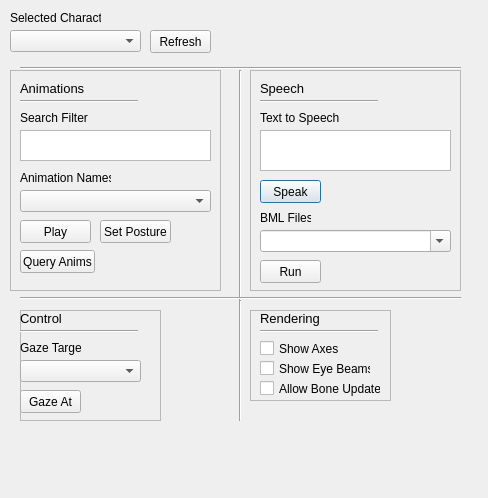
<?xml version="1.0" encoding="UTF-8"?>
<ui version="4.0">
 <class>UtilsDialog</class>
 <widget class="QDialog" name="UtilsDialog">
  <property name="geometry">
   <rect>
    <x>0</x>
    <y>0</y>
    <width>488</width>
    <height>498</height>
   </rect>
  </property>
  <property name="windowTitle">
   <string>Utils</string>
  </property>
  <widget class="QFrame" name="frame">
   <property name="geometry">
    <rect>
     <x>250</x>
     <y>70</y>
     <width>211</width>
     <height>221</height>
    </rect>
   </property>
   <property name="frameShape">
    <enum>QFrame::StyledPanel</enum>
   </property>
   <property name="frameShadow">
    <enum>QFrame::Raised</enum>
   </property>
   <widget class="QComboBox" name="bmlFilesBox">
    <property name="geometry">
     <rect>
      <x>10</x>
      <y>160</y>
      <width>191</width>
      <height>22</height>
     </rect>
    </property>
    <property name="editable">
     <bool>true</bool>
    </property>
   </widget>
   <widget class="QLabel" name="ttsLabel">
    <property name="geometry">
     <rect>
      <x>10</x>
      <y>40</y>
      <width>91</width>
      <height>16</height>
     </rect>
    </property>
    <property name="text">
     <string>Text to Speech</string>
    </property>
   </widget>
   <widget class="QLabel" name="bmlFilesLabel">
    <property name="geometry">
     <rect>
      <x>10</x>
      <y>140</y>
      <width>51</width>
      <height>16</height>
     </rect>
    </property>
    <property name="text">
     <string>BML Files</string>
    </property>
   </widget>
   <widget class="QPlainTextEdit" name="ttsBox">
    <property name="geometry">
     <rect>
      <x>10</x>
      <y>60</y>
      <width>191</width>
      <height>41</height>
     </rect>
    </property>
   </widget>
   <widget class="QPushButton" name="SpeakButton">
    <property name="geometry">
     <rect>
      <x>10</x>
      <y>110</y>
      <width>61</width>
      <height>23</height>
     </rect>
    </property>
    <property name="text">
     <string>Speak</string>
    </property>
   </widget>
   <widget class="Line" name="line_2">
    <property name="geometry">
     <rect>
      <x>10</x>
      <y>30</y>
      <width>118</width>
      <height>3</height>
     </rect>
    </property>
    <property name="lineWidth">
     <number>1</number>
    </property>
    <property name="orientation">
     <enum>Qt::Horizontal</enum>
    </property>
   </widget>
   <widget class="QLabel" name="speechLabel">
    <property name="geometry">
     <rect>
      <x>10</x>
      <y>10</y>
      <width>71</width>
      <height>16</height>
     </rect>
    </property>
    <property name="font">
     <font>
      <pointsize>10</pointsize>
     </font>
    </property>
    <property name="text">
     <string>Speech</string>
    </property>
   </widget>
   <widget class="QPushButton" name="runBmlButton">
    <property name="geometry">
     <rect>
      <x>10</x>
      <y>190</y>
      <width>61</width>
      <height>23</height>
     </rect>
    </property>
    <property name="text">
     <string>Run</string>
    </property>
   </widget>
  </widget>
  <widget class="QFrame" name="frame_2">
   <property name="geometry">
    <rect>
     <x>10</x>
     <y>70</y>
     <width>211</width>
     <height>221</height>
    </rect>
   </property>
   <property name="frameShape">
    <enum>QFrame::StyledPanel</enum>
   </property>
   <property name="frameShadow">
    <enum>QFrame::Raised</enum>
   </property>
   <widget class="QLabel" name="animationNamesLabel">
    <property name="geometry">
     <rect>
      <x>10</x>
      <y>100</y>
      <width>91</width>
      <height>16</height>
     </rect>
    </property>
    <property name="text">
     <string>Animation Names</string>
    </property>
   </widget>
   <widget class="Line" name="line">
    <property name="geometry">
     <rect>
      <x>10</x>
      <y>30</y>
      <width>118</width>
      <height>3</height>
     </rect>
    </property>
    <property name="lineWidth">
     <number>1</number>
    </property>
    <property name="orientation">
     <enum>Qt::Horizontal</enum>
    </property>
   </widget>
   <widget class="QPushButton" name="QueryAnimButton">
    <property name="geometry">
     <rect>
      <x>10</x>
      <y>180</y>
      <width>75</width>
      <height>23</height>
     </rect>
    </property>
    <property name="text">
     <string>Query Anims</string>
    </property>
   </widget>
   <widget class="QComboBox" name="animationNamesBox">
    <property name="geometry">
     <rect>
      <x>10</x>
      <y>120</y>
      <width>191</width>
      <height>22</height>
     </rect>
    </property>
   </widget>
   <widget class="QLabel" name="animationsLabel">
    <property name="geometry">
     <rect>
      <x>10</x>
      <y>10</y>
      <width>71</width>
      <height>16</height>
     </rect>
    </property>
    <property name="font">
     <font>
      <pointsize>10</pointsize>
     </font>
    </property>
    <property name="text">
     <string>Animations</string>
    </property>
   </widget>
   <widget class="QPlainTextEdit" name="animFilterBox">
    <property name="geometry">
     <rect>
      <x>10</x>
      <y>60</y>
      <width>191</width>
      <height>31</height>
     </rect>
    </property>
   </widget>
   <widget class="QLabel" name="filterLabel">
    <property name="geometry">
     <rect>
      <x>10</x>
      <y>40</y>
      <width>71</width>
      <height>16</height>
     </rect>
    </property>
    <property name="text">
     <string>Search Filter</string>
    </property>
   </widget>
   <widget class="QPushButton" name="PlayAnimButton">
    <property name="geometry">
     <rect>
      <x>10</x>
      <y>150</y>
      <width>71</width>
      <height>23</height>
     </rect>
    </property>
    <property name="text">
     <string>Play</string>
    </property>
   </widget>
   <widget class="QPushButton" name="SetPostureButton">
    <property name="geometry">
     <rect>
      <x>90</x>
      <y>150</y>
      <width>71</width>
      <height>23</height>
     </rect>
    </property>
    <property name="text">
     <string>Set Posture</string>
    </property>
   </widget>
  </widget>
  <widget class="QFrame" name="frame_3">
   <property name="geometry">
    <rect>
     <x>250</x>
     <y>310</y>
     <width>141</width>
     <height>91</height>
    </rect>
   </property>
   <property name="frameShape">
    <enum>QFrame::StyledPanel</enum>
   </property>
   <property name="frameShadow">
    <enum>QFrame::Raised</enum>
   </property>
   <widget class="QLabel" name="renderingLabel">
    <property name="geometry">
     <rect>
      <x>10</x>
      <y>0</y>
      <width>71</width>
      <height>16</height>
     </rect>
    </property>
    <property name="font">
     <font>
      <pointsize>10</pointsize>
     </font>
    </property>
    <property name="text">
     <string>Rendering</string>
    </property>
   </widget>
   <widget class="QCheckBox" name="showAxesBox">
    <property name="geometry">
     <rect>
      <x>10</x>
      <y>30</y>
      <width>81</width>
      <height>17</height>
     </rect>
    </property>
    <property name="text">
     <string>Show Axes</string>
    </property>
   </widget>
   <widget class="Line" name="line_3">
    <property name="geometry">
     <rect>
      <x>10</x>
      <y>20</y>
      <width>118</width>
      <height>3</height>
     </rect>
    </property>
    <property name="lineWidth">
     <number>1</number>
    </property>
    <property name="orientation">
     <enum>Qt::Horizontal</enum>
    </property>
   </widget>
   <widget class="QCheckBox" name="showEyeBeamsBox">
    <property name="geometry">
     <rect>
      <x>10</x>
      <y>50</y>
      <width>111</width>
      <height>17</height>
     </rect>
    </property>
    <property name="text">
     <string>Show Eye Beams</string>
    </property>
   </widget>
   <widget class="QCheckBox" name="allowBoneUpdatesBox">
    <property name="geometry">
     <rect>
      <x>10</x>
      <y>70</y>
      <width>121</width>
      <height>17</height>
     </rect>
    </property>
    <property name="text">
     <string>Allow Bone Updates</string>
    </property>
   </widget>
  </widget>
  <widget class="Line" name="line_4">
   <property name="geometry">
    <rect>
     <x>230</x>
     <y>70</y>
     <width>20</width>
     <height>231</height>
    </rect>
   </property>
   <property name="orientation">
    <enum>Qt::Vertical</enum>
   </property>
  </widget>
  <widget class="QFrame" name="frame_4">
   <property name="geometry">
    <rect>
     <x>20</x>
     <y>310</y>
     <width>141</width>
     <height>111</height>
    </rect>
   </property>
   <property name="frameShape">
    <enum>QFrame::StyledPanel</enum>
   </property>
   <property name="frameShadow">
    <enum>QFrame::Raised</enum>
   </property>
   <widget class="QPushButton" name="GazeAtButton">
    <property name="geometry">
     <rect>
      <x>0</x>
      <y>80</y>
      <width>61</width>
      <height>23</height>
     </rect>
    </property>
    <property name="text">
     <string>Gaze At</string>
    </property>
   </widget>
   <widget class="QLabel" name="gazeTargetLabel">
    <property name="geometry">
     <rect>
      <x>0</x>
      <y>30</y>
      <width>61</width>
      <height>16</height>
     </rect>
    </property>
    <property name="text">
     <string>Gaze Target</string>
    </property>
   </widget>
   <widget class="QComboBox" name="gazeTargetBox">
    <property name="geometry">
     <rect>
      <x>0</x>
      <y>50</y>
      <width>121</width>
      <height>22</height>
     </rect>
    </property>
   </widget>
   <widget class="Line" name="line_5">
    <property name="geometry">
     <rect>
      <x>0</x>
      <y>20</y>
      <width>118</width>
      <height>3</height>
     </rect>
    </property>
    <property name="lineWidth">
     <number>1</number>
    </property>
    <property name="orientation">
     <enum>Qt::Horizontal</enum>
    </property>
   </widget>
   <widget class="QLabel" name="controlLabel">
    <property name="geometry">
     <rect>
      <x>0</x>
      <y>0</y>
      <width>71</width>
      <height>16</height>
     </rect>
    </property>
    <property name="font">
     <font>
      <pointsize>10</pointsize>
     </font>
    </property>
    <property name="text">
     <string>Control</string>
    </property>
   </widget>
  </widget>
  <widget class="Line" name="line_6">
   <property name="geometry">
    <rect>
     <x>20</x>
     <y>290</y>
     <width>441</width>
     <height>16</height>
    </rect>
   </property>
   <property name="lineWidth">
    <number>1</number>
   </property>
   <property name="orientation">
    <enum>Qt::Horizontal</enum>
   </property>
  </widget>
  <widget class="QComboBox" name="selectedCharacterBox">
   <property name="geometry">
    <rect>
     <x>10</x>
     <y>30</y>
     <width>131</width>
     <height>22</height>
    </rect>
   </property>
  </widget>
  <widget class="QLabel" name="selectedCharacterLabel">
   <property name="geometry">
    <rect>
     <x>10</x>
     <y>10</y>
     <width>91</width>
     <height>16</height>
    </rect>
   </property>
   <property name="text">
    <string>Selected Character</string>
   </property>
  </widget>
  <widget class="Line" name="line_7">
   <property name="geometry">
    <rect>
     <x>20</x>
     <y>60</y>
     <width>441</width>
     <height>16</height>
    </rect>
   </property>
   <property name="lineWidth">
    <number>1</number>
   </property>
   <property name="orientation">
    <enum>Qt::Horizontal</enum>
   </property>
  </widget>
  <widget class="Line" name="line_8">
   <property name="geometry">
    <rect>
     <x>230</x>
     <y>300</y>
     <width>20</width>
     <height>121</height>
    </rect>
   </property>
   <property name="orientation">
    <enum>Qt::Vertical</enum>
   </property>
  </widget>
  <widget class="QPushButton" name="refreshButton">
   <property name="geometry">
    <rect>
     <x>150</x>
     <y>30</y>
     <width>61</width>
     <height>23</height>
    </rect>
   </property>
   <property name="text">
    <string>Refresh</string>
   </property>
  </widget>
 </widget>
 <resources/>
 <connections/>
</ui>
